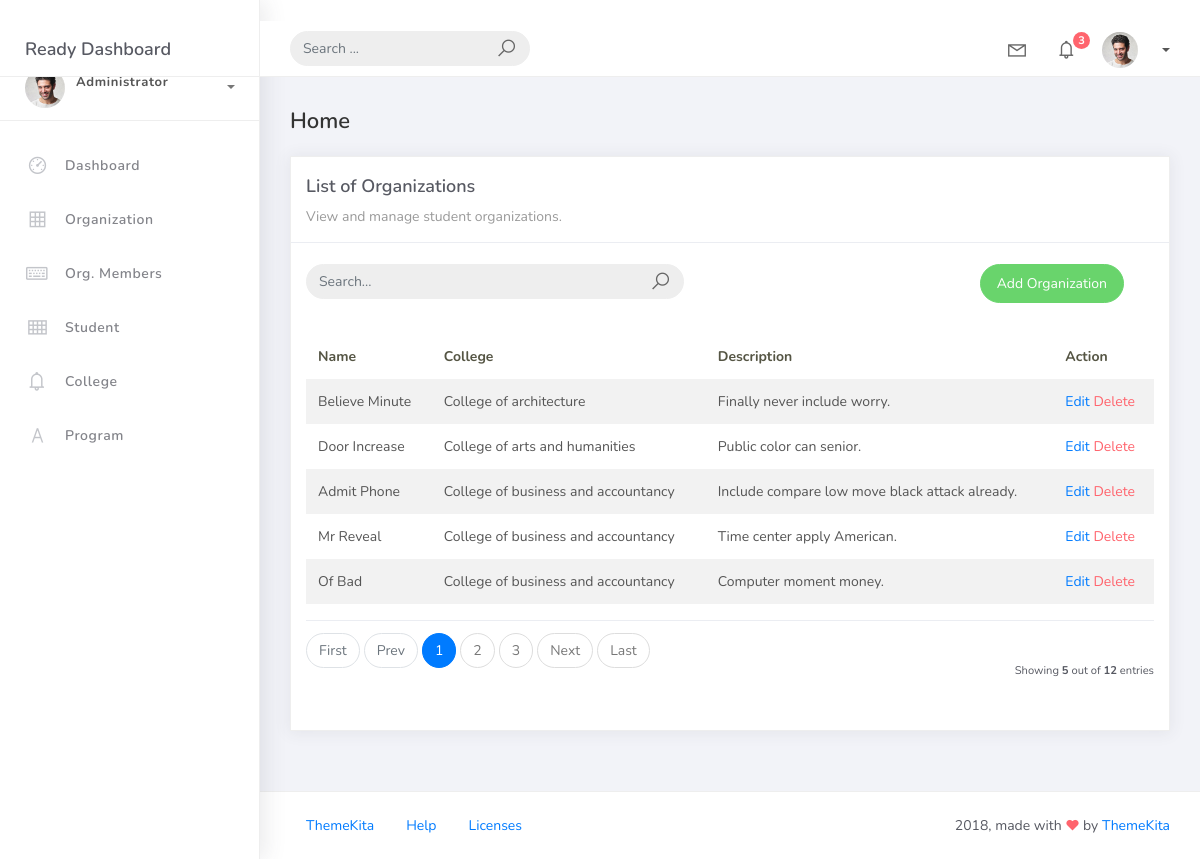
Screenshot of /organization_list with the database file from the repository.
### studentorg/models.py (models this page shows, shortened)
class BaseModel(models.Model):
    created_at = models.DateTimeField(auto_now_add=True, db_index=True)
    updated_at = models.DateTimeField(auto_now=True)
    class Meta:
        abstract = True

class Organization(BaseModel):
    name = models.CharField(max_length=250)
    college = models.ForeignKey(
        College,
        null=True,
        blank=True,
        on_delete=models.CASCADE
    )
    description = models.CharField(max_length=500)

class College(BaseModel):
    college_name = models.CharField(max_length=150)
    def __str__(self):
        return self.college_name

### studentorg/views.py (the view)
# urls.py: path("organization_list", views.OrganizationList.as_view(), name="org_list"),
class OrganizationList(ListView):
    model = Organization
    context_object_name = "organization"
    template_name = "org_list.html"
    paginate_by = 5
    ordering = ["college__college_name", "name"]
    def get_queryset(self):
        qs = super().get_queryset()
        query = self.request.GET.get("q")
        if query:
            qs = qs.filter(
                Q(name__icontains=query) |
                Q(description__icontains=query)
                )
        return qs

### templates/org_list.html
{% extends "base.html" %} {% load static %} {% block content %}
<div class="content">
    <div class="container-fluid">
        <h4 class="page-title">Home</h4>
    <div class="row">
        <div class="col-md-12">
            <div class="card">
                <div class="card-header">
                    <div class="card-title">List of Organizations</div>
                    <div class="card-category">View and manage student organizations.</div>
                </div>
                <br />
                <div class="col-md-12 row">
                    <div class="col-md-6">
                        <form class="navbar-left navbar-form nav-search mr-md-3" action="{% url "organization-list" %}">
                            <div class="input-group">
                                <input type="text" placeholder="Search..." class="form-control" name="q" />
                                <div class="input-group-append">
                                    <span class="input-group-text">
                                        <i class="la la-search search-icon"></i>
                                    </span>
                                </div>
                            </div>
                        </form>
                    </div>
                    <div class="col-md-6">
                        <div class="pull-right">
                            <a href="{% url 'organization-add' %}" class="btn btn-success btn-rounded">
                                Add Organization
                            </a>
                        </div>
                    </div>
                </div>
                <div class="card-body">
                    <table class="table table-striped mt-3">
                        <thead>
                            <tr>
                                <th scope="col">Name</th>
                                <th scope="col">College</th>
                                <th scope="col">Description</th>
                                <th scope="col">Action</th>
                            </tr>
                        </thead>
                        <tbody>
                            {% for object in object_list %}
                            <tr>
                                <td>{{ object.name }}</td>
                                <td>{{ object.college }}</td>
                                <td>{{ object.description }}</td>
                                <td><a href="organization_list/{{ object.id }}">Edit</a>
                                    <a href="organization_list/{{ object.id }}/delete" class="text-danger">Delete</a>
                                </td>
                            </tr>
                            {% empty %}
                            <tr>
                                <td colspan="4" style="text-align: center;">
                                    <p class="text-sm font-weight-bold mb-0">No Records</p>
                                </td>
                            </tr>
                            {% endfor %}
                        </tbody>
                    </table>
                    {% include "includes/pagination.html" %}
                </div>
            </div>
        </div>
    </div>
</div>
</div>
{% endblock %}

### rows the page displays
Organization: name "Believe Minute", college "College of architecture", description "Finally never include worry."
Organization: name "Door Increase", college "College of arts and humanities", description "Public color can senior."
Organization: name "Admit Phone", college "College of business and accountancy", description "Include compare low move black attack already."
Organization: name "Mr Reveal", college "College of business and accountancy", description "Time center apply American."
Organization: name "Of Bad", college "College of business and accountancy", description "Computer moment money."

### other values shown
{{ page_num }} "1"
{{ page_num }} "2" "3"
{{ object_list.count }} "5"
{{ paginator.count }} "12"
